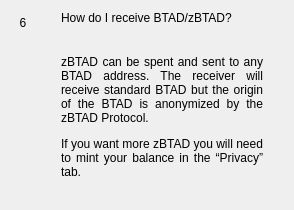
                  <widget class="QWidget" name="widgetFaq6" native="true">
                   <layout class="QHBoxLayout" name="horizontalpage_6" stretch="0,1">
                    <item alignment="Qt::AlignTop">
                     <widget class="QLabel" name="labelNumber6">
                      <property name="minimumSize">
                       <size>
                        <width>24</width>
                        <height>24</height>
                       </size>
                      </property>
                      <property name="maximumSize">
                       <size>
                        <width>16777215</width>
                        <height>24</height>
                       </size>
                      </property>
                      <property name="text">
                       <string>6</string>
                      </property>
                      <property name="alignment">
                       <set>Qt::AlignCenter</set>
                      </property>
                     </widget>
                    </item>
                    <item>
                     <layout class="QVBoxLayout" name="verticalLayoutpage_6">
                      <property name="spacing">
                       <number>0</number>
                      </property>
                      <property name="leftMargin">
                       <number>20</number>
                      </property>
                      <property name="rightMargin">
                       <number>20</number>
                      </property>
                      <item>
                       <widget class="QLabel" name="labelSubtitle6">
                        <property name="text">
                         <string>How do I receive BTAD/zBTAD?</string>
                        </property>
                        <property name="wordWrap">
                         <bool>true</bool>
                        </property>
                       </widget>
                      </item>
                      <item>
                       <spacer name="verticalSpacer_60">
                        <property name="orientation">
                         <enum>Qt::Vertical</enum>
                        </property>
                        <property name="sizeType">
                         <enum>QSizePolicy::Fixed</enum>
                        </property>
                        <property name="sizeHint" stdset="0">
                         <size>
                          <width>20</width>
                          <height>30</height>
                         </size>
                        </property>
                       </spacer>
                      </item>
                      <item>
                       <widget class="QLabel" name="labelContent6">
                        <property name="text">
                         <string>
                           &lt;html&gt;&lt;head/&gt;&lt;body&gt;&lt;p align=&quot;justify&quot;&gt;
                           zBTAD can be spent and sent to any BTAD address. The receiver will
                           receive standard BTAD but the origin of the BTAD is anonymized by the zBTAD Protocol.
                           &lt;/p&gt;&lt;p align=&quot;justify&quot;&gt;
                           If you want more zBTAD you will need to mint your balance in the “Privacy” tab.
                           &lt;/p&gt;&lt;/body&gt;&lt;/html&gt;
                         </string>
                        </property>
                        <property name="alignment">
                         <set>Qt::AlignLeading|Qt::AlignLeft|Qt::AlignTop</set>
                        </property>
                        <property name="wordWrap">
                         <bool>true</bool>
                        </property>
                       </widget>
                      </item>
                      <item>
                       <spacer name="verticalSpacer_61">
                        <property name="orientation">
                         <enum>Qt::Vertical</enum>
                        </property>
                        <property name="sizeHint" stdset="0">
                         <size>
                          <width>20</width>
                          <height>20</height>
                         </size>
                        </property>
                       </spacer>
                      </item>
                     </layout>
                    </item>
                   </layout>
                  </widget>
